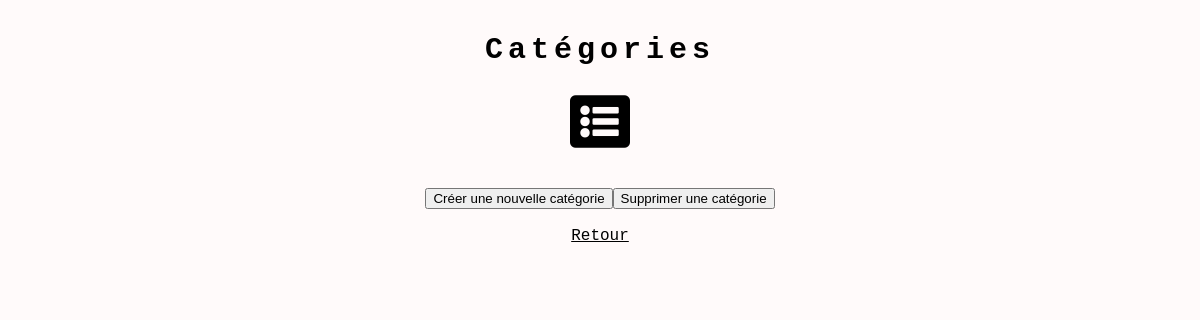
/categories.php (signed in), run on an earlier commit of the app's database.
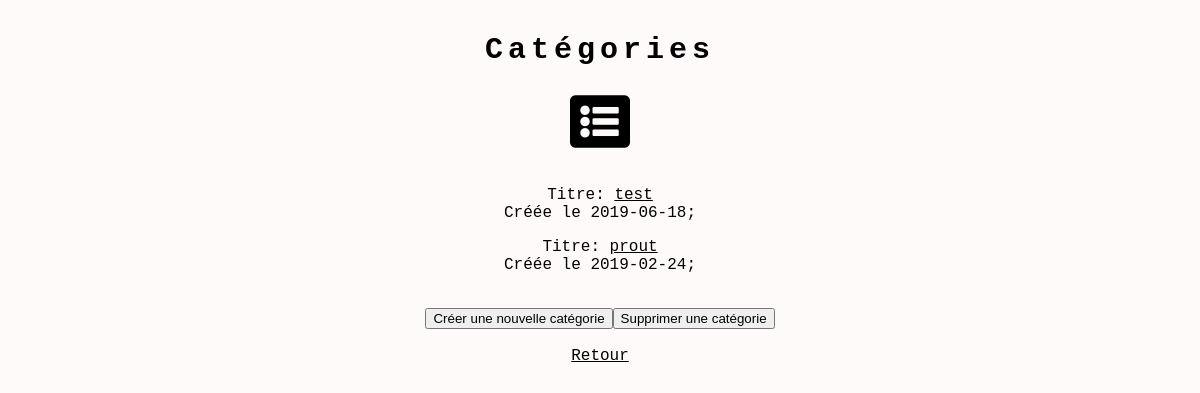
And on a later commit of the database.
### tables this page shows
CREATE TABLE `categories` (
  `id_category` int(11) NOT NULL,
  `title` varchar(50) NOT NULL,
  `creation_date` date DEFAULT NULL,
  `id_user` int(11) DEFAULT NULL
);

### categories.php (the view, shortened to what this page needs)
<!DOCTYPE html>
<html lang="fr">
<head>
	<link rel="stylesheet" href="./SCRIPT/style.css">
	<link rel="stylesheet" href="https://use.fontawesome.com/releases/v5.6.3/css/all.css">
</head>
<body>
	<h1>Catégories</h1>
	<i class="fas fa-list-alt" style="font-size:60px;"></i>
	<br><br>
	<?php
		$db_handle = mysqli_connect(DB_SERVER, DB_USER, DB_PASS);
		$db_name = 'cinefa';
		$db = mysqli_select_db($db_handle, $db_name);
		if($db && $_SESSION["id_user"])
		{
			$rqt_categories =
			'
			SELECT *
			FROM categories
			WHERE id_user = ' .$_SESSION["id_user"]. ';
			';
			$result_query_categories = mysqli_query($db_handle, $rqt_categories);
			if ($result_query_categories)
			{
				while ($db_field_categories = mysqli_fetch_assoc($result_query_categories))
				{
					echo '<p>Titre: <a href="./categorie_content.php?id='.$db_field_categories['id_category'].'&&title='.$db_field_categories['title'].'">'.$db_field_categories["title"].'</a><br>';
					echo 'Créée le '.$db_field_categories["creation_date"].';</p>';
				}
			}
			else
			{
				echo 'Vous n\'avez pas encore de créé(e) de catégories...<br>';
			}
		}
		else
		{
			echo 'Oupss ! Vous n\'êtes pas connecté(e) !';
		}
		echo '<br><a href="./creation_categorie.php"><button>Créer une nouvelle catégorie</button></a>';
		echo '<a href="./suppression_categorie.php"><button>Supprimer une catégorie</button></a>';
	 ?>
	<br><br>
	<a href="./index.tmp.php">Retour</a>
</body>
</html>

What changed in the data, as far as the page shows it:
added categories: title "test", creation_date "2019-06-18"
added categories: title "prout", creation_date "2019-02-24"
